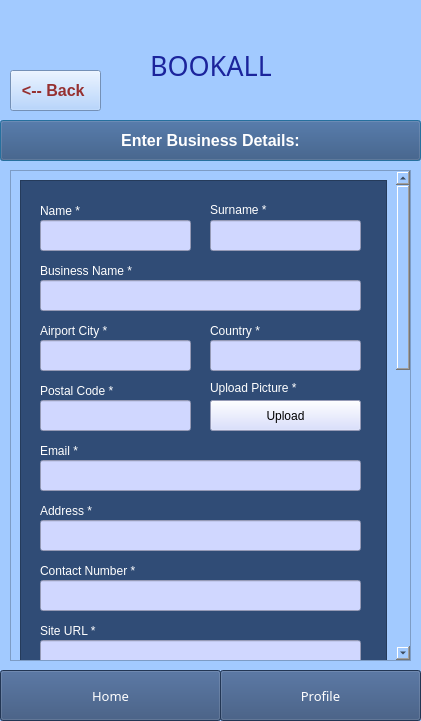
<?xml version="1.0" encoding="UTF-8"?>
<ui version="4.0">
 <class>Dialog</class>
 <widget class="QDialog" name="Dialog">
  <property name="geometry">
   <rect>
    <x>0</x>
    <y>0</y>
    <width>421</width>
    <height>721</height>
   </rect>
  </property>
  <property name="windowTitle">
   <string>Dialog</string>
  </property>
  <property name="styleSheet">
   <string notr="true">background-color: rgb(162, 202, 255);</string>
  </property>
  <widget class="QPushButton" name="TransportButton">
   <property name="geometry">
    <rect>
     <x>0</x>
     <y>120</y>
     <width>421</width>
     <height>41</height>
    </rect>
   </property>
   <property name="font">
    <font>
     <pointsize>12</pointsize>
     <weight>75</weight>
     <bold>true</bold>
    </font>
   </property>
   <property name="styleSheet">
    <string notr="true">background-color: rgb(0, 170, 255);
background-color: rgb(48, 76, 118);
color: rgb(255, 255, 255);</string>
   </property>
   <property name="text">
    <string>Enter Business Details:</string>
   </property>
  </widget>
  <widget class="QScrollArea" name="scrollArea">
   <property name="geometry">
    <rect>
     <x>10</x>
     <y>170</y>
     <width>401</width>
     <height>491</height>
    </rect>
   </property>
   <property name="widgetResizable">
    <bool>true</bool>
   </property>
   <widget class="QWidget" name="scrollAreaWidgetContents">
    <property name="geometry">
     <rect>
      <x>0</x>
      <y>0</y>
      <width>382</width>
      <height>1218</height>
     </rect>
    </property>
    <layout class="QVBoxLayout" name="verticalLayout">
     <item>
      <widget class="QFrame" name="frame_2">
       <property name="minimumSize">
        <size>
         <width>320</width>
         <height>1200</height>
        </size>
       </property>
       <property name="styleSheet">
        <string notr="true">background-color: rgb(48, 76, 118);</string>
       </property>
       <property name="frameShape">
        <enum>QFrame::StyledPanel</enum>
       </property>
       <property name="frameShadow">
        <enum>QFrame::Raised</enum>
       </property>
       <widget class="QLabel" name="label_14">
        <property name="geometry">
         <rect>
          <x>20</x>
          <y>20</y>
          <width>71</width>
          <height>21</height>
         </rect>
        </property>
        <property name="styleSheet">
         <string notr="true">background-color: rgb(0, 170, 255);
font: 12pt &quot;MS Shell Dlg 2&quot;;
background-color: rgb(48, 76, 118);
color: rgb(255, 255, 255);</string>
        </property>
        <property name="text">
         <string>Name *</string>
        </property>
       </widget>
       <widget class="QLabel" name="label_15">
        <property name="geometry">
         <rect>
          <x>190</x>
          <y>20</y>
          <width>101</width>
          <height>20</height>
         </rect>
        </property>
        <property name="styleSheet">
         <string notr="true">background-color: rgb(0, 170, 255);
background-color: rgb(48, 76, 118);
color: rgb(255, 255, 255);
font: 12pt &quot;MS Shell Dlg 2&quot;;</string>
        </property>
        <property name="text">
         <string>Surname *</string>
        </property>
       </widget>
       <widget class="QLineEdit" name="lineEdit_13">
        <property name="geometry">
         <rect>
          <x>20</x>
          <y>40</y>
          <width>151</width>
          <height>31</height>
         </rect>
        </property>
        <property name="styleSheet">
         <string notr="true">background-color:rgb(208, 215, 255);</string>
        </property>
       </widget>
       <widget class="QLineEdit" name="lineEdit_14">
        <property name="geometry">
         <rect>
          <x>190</x>
          <y>40</y>
          <width>151</width>
          <height>31</height>
         </rect>
        </property>
        <property name="styleSheet">
         <string notr="true">background-color:rgb(208, 215, 255);			</string>
        </property>
       </widget>
       <widget class="QLabel" name="label_16">
        <property name="geometry">
         <rect>
          <x>20</x>
          <y>80</y>
          <width>121</width>
          <height>21</height>
         </rect>
        </property>
        <property name="styleSheet">
         <string notr="true">background-color: rgb(0, 170, 255);
background-color: rgb(48, 76, 118);
color: rgb(255, 255, 255);
font: 12pt &quot;MS Shell Dlg 2&quot;;</string>
        </property>
        <property name="text">
         <string>Business Name *</string>
        </property>
       </widget>
       <widget class="QLineEdit" name="lineEdit_15">
        <property name="geometry">
         <rect>
          <x>20</x>
          <y>100</y>
          <width>321</width>
          <height>31</height>
         </rect>
        </property>
        <property name="styleSheet">
         <string notr="true">background-color:rgb(208, 215, 255);</string>
        </property>
       </widget>
       <widget class="QLabel" name="label_17">
        <property name="geometry">
         <rect>
          <x>20</x>
          <y>140</y>
          <width>111</width>
          <height>21</height>
         </rect>
        </property>
        <property name="styleSheet">
         <string notr="true">background-color: rgb(0, 170, 255);
background-color: rgb(48, 76, 118);
color: rgb(255, 255, 255);
font: 12pt &quot;MS Shell Dlg 2&quot;;</string>
        </property>
        <property name="text">
         <string>Airport City *</string>
        </property>
       </widget>
       <widget class="QLabel" name="label_18">
        <property name="geometry">
         <rect>
          <x>190</x>
          <y>140</y>
          <width>71</width>
          <height>21</height>
         </rect>
        </property>
        <property name="styleSheet">
         <string notr="true">background-color: rgb(0, 170, 255);
background-color: rgb(48, 76, 118);
color: rgb(255, 255, 255);
font: 12pt &quot;MS Shell Dlg 2&quot;;</string>
        </property>
        <property name="text">
         <string>Country *</string>
        </property>
       </widget>
       <widget class="QLabel" name="label_19">
        <property name="geometry">
         <rect>
          <x>20</x>
          <y>200</y>
          <width>101</width>
          <height>21</height>
         </rect>
        </property>
        <property name="styleSheet">
         <string notr="true">background-color: rgb(0, 170, 255);
background-color: rgb(48, 76, 118);
color: rgb(255, 255, 255);
font: 12pt &quot;MS Shell Dlg 2&quot;;</string>
        </property>
        <property name="text">
         <string>Postal Code *</string>
        </property>
       </widget>
       <widget class="QLineEdit" name="lineEdit_16">
        <property name="geometry">
         <rect>
          <x>20</x>
          <y>160</y>
          <width>151</width>
          <height>31</height>
         </rect>
        </property>
        <property name="styleSheet">
         <string notr="true">background-color:rgb(208, 215, 255);</string>
        </property>
       </widget>
       <widget class="QLineEdit" name="lineEdit_17">
        <property name="geometry">
         <rect>
          <x>190</x>
          <y>160</y>
          <width>151</width>
          <height>31</height>
         </rect>
        </property>
        <property name="styleSheet">
         <string notr="true">background-color:rgb(208, 215, 255);</string>
        </property>
       </widget>
       <widget class="QLineEdit" name="lineEdit_18">
        <property name="geometry">
         <rect>
          <x>20</x>
          <y>220</y>
          <width>151</width>
          <height>31</height>
         </rect>
        </property>
        <property name="styleSheet">
         <string notr="true">background-color:rgb(208, 215, 255);</string>
        </property>
       </widget>
       <widget class="QPushButton" name="pushButton_2">
        <property name="geometry">
         <rect>
          <x>190</x>
          <y>220</y>
          <width>151</width>
          <height>31</height>
         </rect>
        </property>
        <property name="styleSheet">
         <string notr="true">background-color:rgb(208, 215, 255);
font: 12pt &quot;MS Shell Dlg 2&quot;;</string>
        </property>
        <property name="text">
         <string>Upload</string>
        </property>
       </widget>
       <widget class="QLabel" name="label_20">
        <property name="geometry">
         <rect>
          <x>190</x>
          <y>200</y>
          <width>121</width>
          <height>16</height>
         </rect>
        </property>
        <property name="styleSheet">
         <string notr="true">background-color: rgb(0, 170, 255);
background-color: rgb(48, 76, 118);
color: rgb(255, 255, 255);
font: 12pt &quot;MS Shell Dlg 2&quot;;</string>
        </property>
        <property name="text">
         <string>Upload Picture *</string>
        </property>
       </widget>
       <widget class="QLabel" name="label_21">
        <property name="geometry">
         <rect>
          <x>20</x>
          <y>260</y>
          <width>71</width>
          <height>21</height>
         </rect>
        </property>
        <property name="styleSheet">
         <string notr="true">background-color: rgb(0, 170, 255);
background-color: rgb(48, 76, 118);
color: rgb(255, 255, 255);
font: 12pt &quot;MS Shell Dlg 2&quot;;</string>
        </property>
        <property name="text">
         <string>Email *</string>
        </property>
       </widget>
       <widget class="QLineEdit" name="lineEdit_19">
        <property name="geometry">
         <rect>
          <x>20</x>
          <y>280</y>
          <width>321</width>
          <height>31</height>
         </rect>
        </property>
        <property name="styleSheet">
         <string notr="true">background-color:rgb(208, 215, 255);</string>
        </property>
       </widget>
       <widget class="QLabel" name="label_22">
        <property name="geometry">
         <rect>
          <x>20</x>
          <y>320</y>
          <width>71</width>
          <height>21</height>
         </rect>
        </property>
        <property name="styleSheet">
         <string notr="true">background-color: rgb(0, 170, 255);
background-color: rgb(48, 76, 118);
color: rgb(255, 255, 255);
font: 12pt &quot;MS Shell Dlg 2&quot;;</string>
        </property>
        <property name="text">
         <string>Address *</string>
        </property>
       </widget>
       <widget class="QLineEdit" name="lineEdit_20">
        <property name="geometry">
         <rect>
          <x>20</x>
          <y>340</y>
          <width>321</width>
          <height>31</height>
         </rect>
        </property>
        <property name="styleSheet">
         <string notr="true">background-color:rgb(208, 215, 255);</string>
        </property>
       </widget>
       <widget class="QLabel" name="label_23">
        <property name="geometry">
         <rect>
          <x>20</x>
          <y>380</y>
          <width>131</width>
          <height>21</height>
         </rect>
        </property>
        <property name="styleSheet">
         <string notr="true">background-color: rgb(0, 170, 255);
background-color: rgb(48, 76, 118);
color: rgb(255, 255, 255);
font: 12pt &quot;MS Shell Dlg 2&quot;;</string>
        </property>
        <property name="text">
         <string>Contact Number *</string>
        </property>
       </widget>
       <widget class="QLineEdit" name="lineEdit_21">
        <property name="geometry">
         <rect>
          <x>20</x>
          <y>400</y>
          <width>321</width>
          <height>31</height>
         </rect>
        </property>
        <property name="styleSheet">
         <string notr="true">background-color:rgb(208, 215, 255);</string>
        </property>
       </widget>
       <widget class="QLabel" name="label_24">
        <property name="geometry">
         <rect>
          <x>20</x>
          <y>440</y>
          <width>81</width>
          <height>21</height>
         </rect>
        </property>
        <property name="styleSheet">
         <string notr="true">background-color: rgb(0, 170, 255);
background-color: rgb(48, 76, 118);
color: rgb(255, 255, 255);
font: 12pt &quot;MS Shell Dlg 2&quot;;</string>
        </property>
        <property name="text">
         <string>Site URL *</string>
        </property>
       </widget>
       <widget class="QLineEdit" name="lineEdit_22">
        <property name="geometry">
         <rect>
          <x>20</x>
          <y>460</y>
          <width>321</width>
          <height>31</height>
         </rect>
        </property>
        <property name="styleSheet">
         <string notr="true">background-color:rgb(208, 215, 255);</string>
        </property>
       </widget>
       <widget class="QLabel" name="label_25">
        <property name="geometry">
         <rect>
          <x>20</x>
          <y>500</y>
          <width>101</width>
          <height>21</height>
         </rect>
        </property>
        <property name="styleSheet">
         <string notr="true">background-color: rgb(0, 170, 255);
background-color: rgb(48, 76, 118);
color: rgb(255, 255, 255);
font: 12pt &quot;MS Shell Dlg 2&quot;;</string>
        </property>
        <property name="text">
         <string>Prices FROM</string>
        </property>
       </widget>
       <widget class="QLineEdit" name="lineEdit_23">
        <property name="geometry">
         <rect>
          <x>20</x>
          <y>520</y>
          <width>151</width>
          <height>31</height>
         </rect>
        </property>
        <property name="styleSheet">
         <string notr="true">background-color:rgb(208, 215, 255);</string>
        </property>
       </widget>
       <widget class="QLineEdit" name="lineEdit_24">
        <property name="geometry">
         <rect>
          <x>190</x>
          <y>520</y>
          <width>151</width>
          <height>31</height>
         </rect>
        </property>
        <property name="styleSheet">
         <string notr="true">background-color:rgb(208, 215, 255);</string>
        </property>
       </widget>
       <widget class="QLabel" name="label_26">
        <property name="geometry">
         <rect>
          <x>190</x>
          <y>500</y>
          <width>71</width>
          <height>21</height>
         </rect>
        </property>
        <property name="styleSheet">
         <string notr="true">background-color: rgb(0, 170, 255);
background-color: rgb(48, 76, 118);
color: rgb(255, 255, 255);
font: 12pt &quot;MS Shell Dlg 2&quot;;</string>
        </property>
        <property name="text">
         <string>Prices TO</string>
        </property>
       </widget>
       <widget class="QPushButton" name="pushButton">
        <property name="geometry">
         <rect>
          <x>240</x>
          <y>1080</y>
          <width>91</width>
          <height>41</height>
         </rect>
        </property>
        <property name="styleSheet">
         <string notr="true">background-color: rgb(255, 149, 62);

font: 12pt &quot;MS Shell Dlg 2&quot;;</string>
        </property>
        <property name="text">
         <string>SUBMIT</string>
        </property>
       </widget>
       <widget class="QTextEdit" name="textEdit">
        <property name="geometry">
         <rect>
          <x>20</x>
          <y>630</y>
          <width>321</width>
          <height>341</height>
         </rect>
        </property>
        <property name="styleSheet">
         <string notr="true">background-color:rgb(208, 215, 255);</string>
        </property>
       </widget>
       <widget class="QLabel" name="label_29">
        <property name="geometry">
         <rect>
          <x>20</x>
          <y>600</y>
          <width>191</width>
          <height>21</height>
         </rect>
        </property>
        <property name="styleSheet">
         <string notr="true">background-color: rgb(0, 170, 255);
background-color: rgb(48, 76, 118);
color: rgb(255, 255, 255);
font: 12pt &quot;MS Shell Dlg 2&quot;;</string>
        </property>
        <property name="text">
         <string>Add Business Description</string>
        </property>
       </widget>
      </widget>
     </item>
    </layout>
   </widget>
  </widget>
  <widget class="QLabel" name="BOOKALL_2">
   <property name="geometry">
    <rect>
     <x>150</x>
     <y>40</y>
     <width>121</width>
     <height>51</height>
    </rect>
   </property>
   <property name="font">
    <font>
     <family>Forte</family>
     <pointsize>20</pointsize>
     <weight>50</weight>
     <bold>false</bold>
    </font>
   </property>
   <property name="styleSheet">
    <string notr="true">background-color: rgb(162, 202, 255);
color: rgb(27, 36, 156);

</string>
   </property>
   <property name="text">
    <string>BOOKALL</string>
   </property>
  </widget>
  <widget class="QPushButton" name="BackButton">
   <property name="geometry">
    <rect>
     <x>10</x>
     <y>70</y>
     <width>91</width>
     <height>41</height>
    </rect>
   </property>
   <property name="font">
    <font>
     <pointsize>12</pointsize>
     <weight>75</weight>
     <bold>true</bold>
    </font>
   </property>
   <property name="styleSheet">
    <string notr="true">color: rgb(150, 48, 48);</string>
   </property>
   <property name="text">
    <string>&lt;-- Back </string>
   </property>
  </widget>
  <widget class="QPushButton" name="ProfileButton">
   <property name="geometry">
    <rect>
     <x>220</x>
     <y>670</y>
     <width>201</width>
     <height>51</height>
    </rect>
   </property>
   <property name="font">
    <font>
     <family>Arial Rounded MT Bold</family>
     <pointsize>10</pointsize>
     <weight>50</weight>
     <bold>false</bold>
    </font>
   </property>
   <property name="styleSheet">
    <string notr="true">background-color: rgb(0, 170, 255);
background-color: rgb(48, 76, 118);
color: rgb(255, 255, 255);</string>
   </property>
   <property name="text">
    <string>Profile</string>
   </property>
   <property name="default">
    <bool>false</bool>
   </property>
   <property name="flat">
    <bool>false</bool>
   </property>
  </widget>
  <widget class="QPushButton" name="HomeButton">
   <property name="geometry">
    <rect>
     <x>0</x>
     <y>670</y>
     <width>221</width>
     <height>51</height>
    </rect>
   </property>
   <property name="font">
    <font>
     <family>Arial Rounded MT Bold</family>
     <pointsize>10</pointsize>
     <weight>50</weight>
     <bold>false</bold>
    </font>
   </property>
   <property name="styleSheet">
    <string notr="true">background-color: rgb(0, 170, 255);
background-color: rgb(48, 76, 118);
color: rgb(255, 255, 255);</string>
   </property>
   <property name="text">
    <string>Home</string>
   </property>
   <property name="default">
    <bool>false</bool>
   </property>
   <property name="flat">
    <bool>false</bool>
   </property>
  </widget>
 </widget>
 <resources/>
 <connections/>
</ui>
